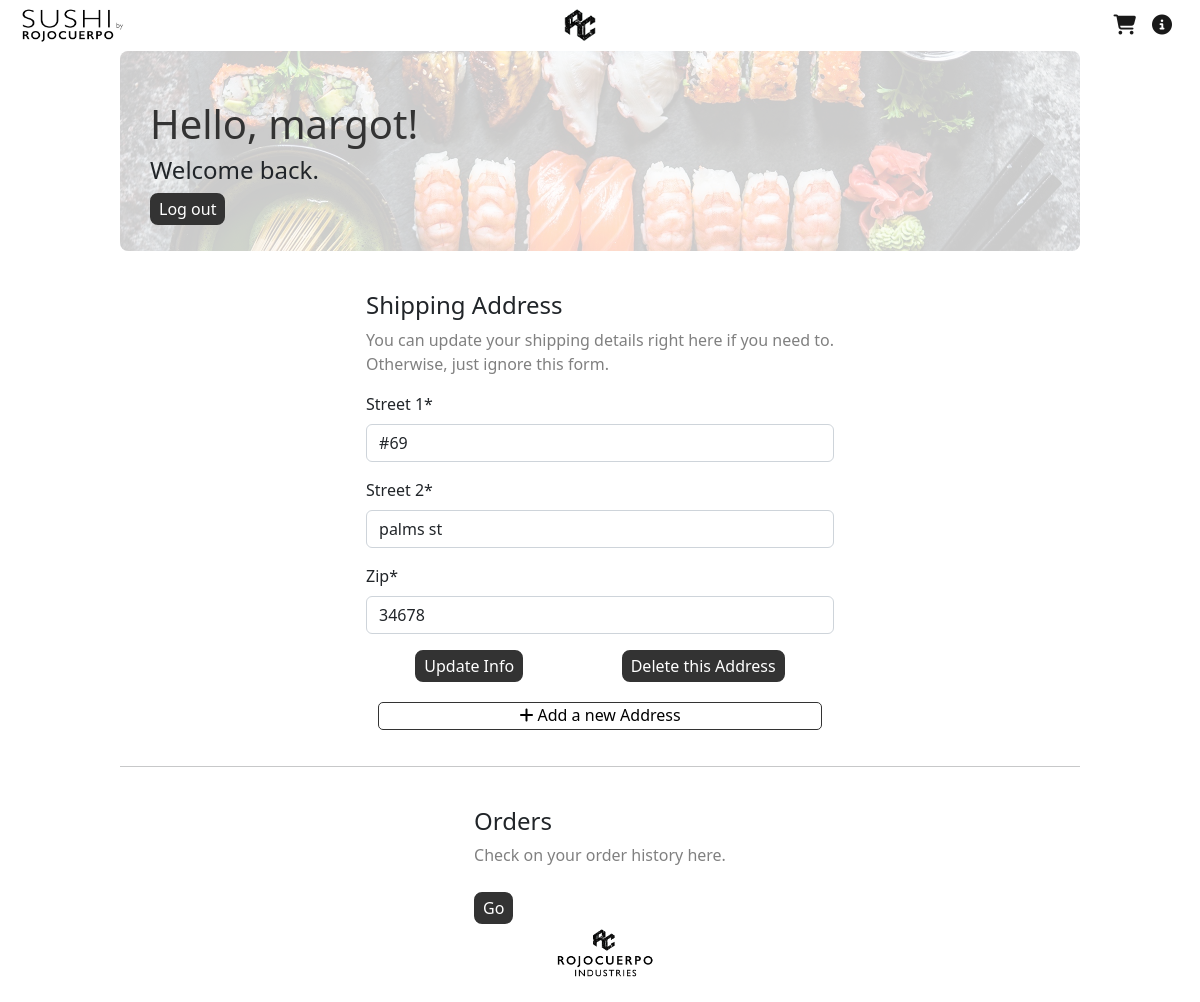
Page /dashboard (signed in) on the earlier database version.
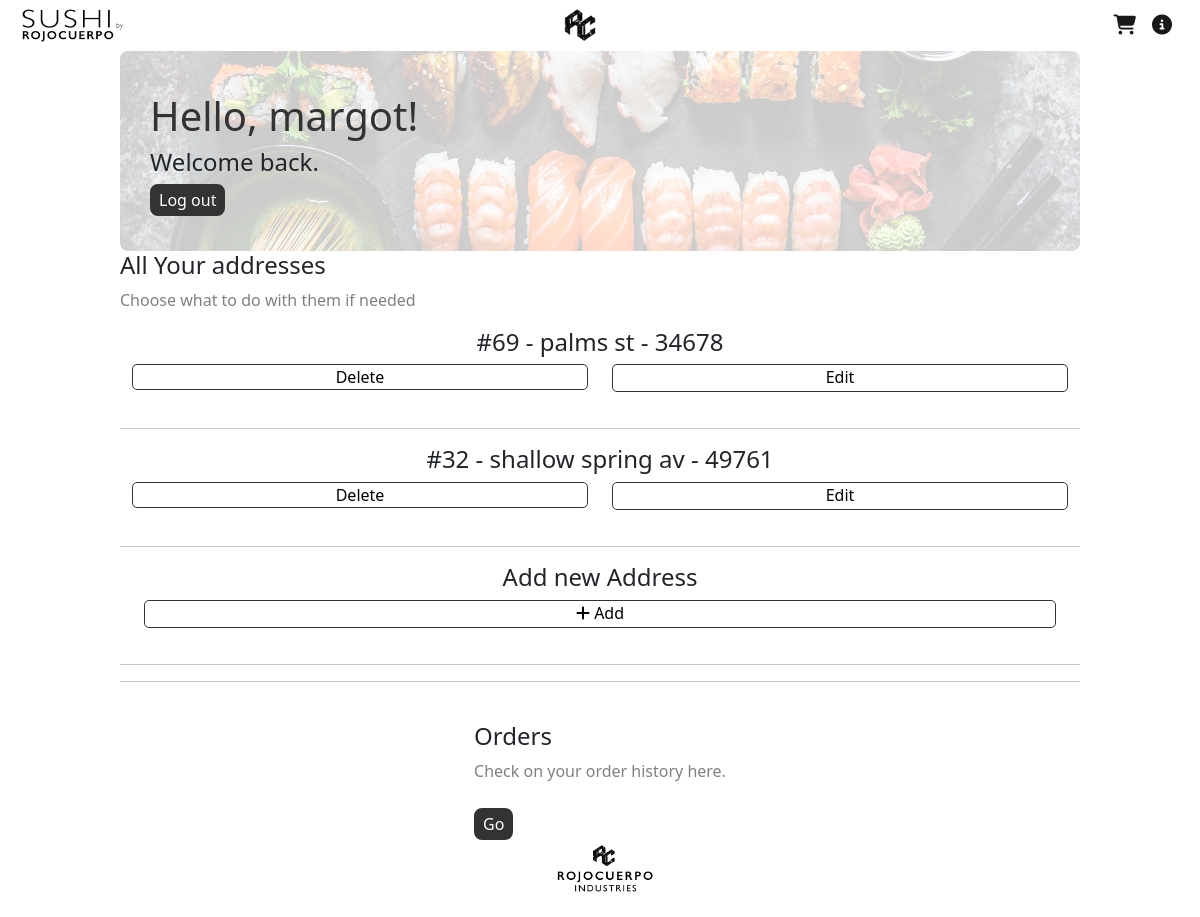
Same page on the later database version.
### main/models.py (models this page shows, shortened)
class ShippingAddress(models.Model):
    customer = models.ForeignKey(User, on_delete=models.CASCADE, blank=True, null=True)
    order = models.ForeignKey(Order, on_delete=models.SET_NULL, blank=True, null=True)
    street_1 = models.CharField(max_length=100, null=False, unique=False)
    street_2 = models.CharField(max_length=100, null=False, unique=False)
    zip = models.CharField(max_length=100, null=False, unique=False)
    date = models.DateTimeField(auto_now_add=True)

### main/views.py (the view)
# urls.py: path('dashboard', v.dashboard, name="dashboard"),
def dashboard(request):
    context = {}
    if request.user.is_authenticated:
        if request.POST:
            shipping_form = f.ShippingForm(request.POST)
            if shipping_form.is_valid():
                new_address = m.ShippingAddress(
                    customer=request.user,
                    street_1=shipping_form['street_1'].data,
                    street_2=shipping_form['street_2'].data,
                    zip=shipping_form['zip'].data
                )
                new_address.save()
            return redirect(reverse('dashboard'))
        else:
            try:
                address = m.ShippingAddress.objects.filter(customer=request.user.id)
                if len(address) > 1:
                    context['multiple_address'] = address
                    return render(request, "main/dashboard.html", context=context)
                if len(address) == 1:
                    data = {'street_1': address[0].street_1,
                            'street_2': address[0].street_2,
                            'zip': address[0].zip}
                    shipping_form = f.ShippingForm(data)
                    context['shipping_form'] = shipping_form
                    context['single_address'] = address[0]
                    return render(request, "main/dashboard.html", context=context)
                else:
                    shipping_form = f.ShippingForm()
                    context['no_address'] = True
                    context['shipping_form'] = shipping_form
                    return render(request, "main/dashboard.html", context=context)
            except Exception as e:
                print(e)
            return render(request, "main/dashboard.html", context=context)
    else:
        return redirect(reverse('home'))

### main/templates/main/dashboard.html (shortened to what this page needs)
{% extends 'base.html' %}
{% load static %}
{% load crispy_forms_tags %}
{% block icons %}
    <li class="nav-item ms-auto" >
        <a class="navbar-brand" style="" href="{% url 'cart' %}">
            <i class="fa-solid fa-cart-shopping"></i>
        </a>
    </li>
    <li class="nav-item ms-auto" >
        <a class="navbar-brand" style="" href="{% url 'about' %}">
            <i class="fa-solid fa-circle-info"></i>
        </a>
    </li>
{% endblock %}
{% block body %}
<div class="main-container">
    <div class="register-presentation-img-container">
        <img class="register-img" src="{% static 'images/cover.jpeg' %}">
        <div class="presentation-text">
            <h1 class="display-fonts">
                Hello, {{user.first_name}}!
            </h1>
             {% if messages %}
                    {% for message in messages %}
                    <h4 class="{{message.tags}}">{{ message }}</h4>
                    {% endfor %}
            {% else %}
            <h4>
                Welcome back.
            </h4>
            {% endif %}
            <div class="log-out-button-container" >
                <a href="{% url 'logout' %}" >
                    <button type="button" class="logout-button" >Log out</button>
                </a>
            </div>
        </div>
    </div>
</div>
{% if single_address %}
    <div class="main-container">
        <div class="checkout-billing-info-container">
            <div class="register-form-pt2">
                <h4>
                    Shipping Address
                </h4>
                <p style="color: grey;">
                    You can update your shipping details right here if you need to.
                    <br>
                    Otherwise, just ignore this form.
                </p>
                <form id="form" method="post" action="{% url 'dashboard' %}">
                    {{ shipping_form|crispy }}
                </form>
                <div class="dashboard-address-buttons">
                    <button form="form" type="submit" class="add-button"> Update Info </button>
                    <button class="danger" onclick="deleteAddress({{ single_address.id }})"> Delete this Address </button>
                </div>
                <div class="add-new-address-container">
                    <button class="save"> <i class="fa-solid fa-plus"></i> Add a new Address </button>
                </div>
            </div>
        </div>
    </div>
{% endif %}
{% if multiple_address %}
<div class="main-container">
    <div class="register-form-pt1">
            <h4>
                All Your addresses
            </h4>
            <p style="color: grey;">
                Choose what to do with them if needed
            </p>
            {% for i in multiple_address %}
            <div class="all-addresses-container">
                <h4>{{i.street_1}} - {{i.street_2}} - {{i.zip}}</h4>
                <div class="address-buttons-container">
                    <div class="address-button">
                        <button class="danger-smol" onclick="deleteAddress({{ i.id }})"> Delete </button>
                    </div>
                    <div class="address-button">
                        <button class="save"> Edit </button>
                    </div>
                </div>
            </div>
            <hr>
            {% endfor %}
            <div class="all-addresses-container">
                <h4>Add new Address</h4>
                <button class="save"> <i class="fa-solid fa-plus"></i> Add </button>
            </div>
            <hr>
    </div>
</div>
{% endif %}
<div class="main-container">
    <hr>
    <div class="checkout-billing-info-container">
        <div class="dashboard-orders-container">
                <h4>
                    Orders
                </h4>
                <p style="color: grey;">
                    Check on your order history here.
                </p>
                <div class="update-info-button-container">
                    <button class="add-button"> Go </button>
                </div>
            </div>
    </div>
</div>
{% endblock %}

Differences in the rows shown:
now on one of the page's lists (row unchanged): ShippingAddress: street_1 "#69", street_2 "palms st", zip "34678"
shown differently, row unchanged: ShippingAddress "palms st": street_1 "#69" → (not shown); street_2 "palms st" → (not shown); zip "34678" → (not shown)
added ShippingAddress: street_1 "#32", street_2 "shallow spring av", zip "49761"
Other differences:
text no longer shown: "Shipping Address You can update your shipping details right here if you need to. Otherwise, just ignore this form. Street 1 * Street 2 * Zip * Update Info Delete this Address Add a new Address"
text now shown: "All Your addresses Choose what to do with them if needed Add new Address Add"
